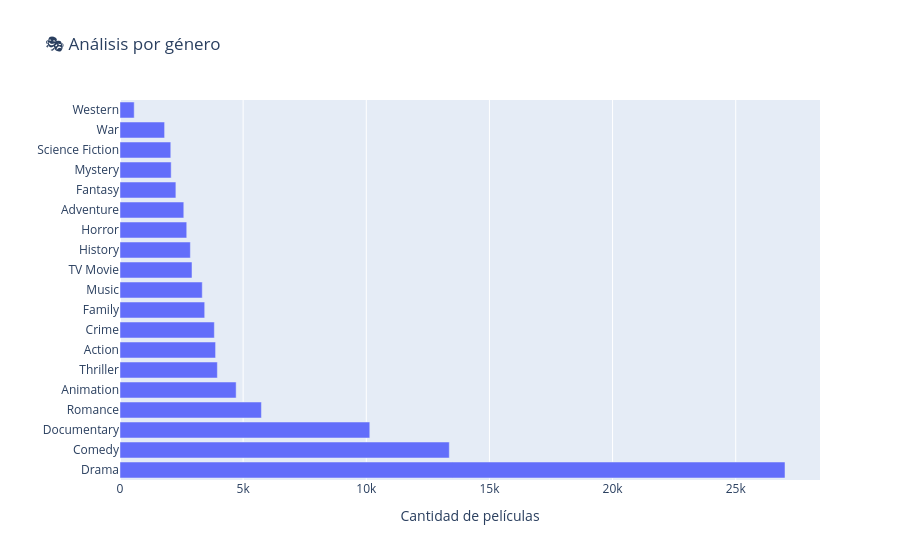

Write notebook code for a chart like this one.
### Code cell
# -------- Gráfico de barras -------- Cantidad de películas por género
def pelis_por_genero(pelis):
    generos = (
        pelis["genres"].fillna("").str.split(",").explode().str.strip()
    )  # Separar los géneros que están unidos por comas

    generos = generos[generos != ""]  # Eliminar los géneros vacíos

    cantidad_por_genero = generos.value_counts().reset_index()

    figura_generos = px.bar(  # Crear la gráfica
        cantidad_por_genero,
        y="genres",
        x="count",
        title="🎭 Análisis por género",
        labels={"count": "Cantidad de películas", "genres": ""},
    )

    return figura_generos  # Devolver la gráfica

### Figure 1 — Plotly figure (JSON) as saved in the notebook; plotly's stock layout.template omitted (floating-point values rounded to 4 significant figures)
{"data": [{"hovertemplate": "Cantidad de películas=%{x}<br>=%{y}<extra></extra>", "legendgroup": "", "marker": {"color": "#636efa", "pattern": {"shape": ""}}, "name": "", "orientation": "h", "showlegend": false, "textposition": "auto", "type": "bar", "x": [27001, 13371, 10142, 5742, 4716, 3953, 3881, 3831, 3439, 3340, 2924, 2857, 2710, 2590, 2269, 2078, 2062, 1811, 577], "xaxis": "x", "y": ["Drama", "Comedy", "Documentary", "Romance", "Animation", "Thriller", "Action", "Crime", "Family", "Music", "TV Movie", "History", "Horror", "Adventure", "Fantasy", "Mystery", "Science Fiction", "War", "Western"], "yaxis": "y"}], "layout": {"barmode": "relative", "legend": {"tracegroupgap": 0}, "title": {"text": "🎭 Análisis por género"}, "xaxis": {"anchor": "y", "domain": [0, 1], "title": {"text": "Cantidad de películas"}}, "yaxis": {"anchor": "x", "domain": [0, 1], "title": {"text": ""}}}}
